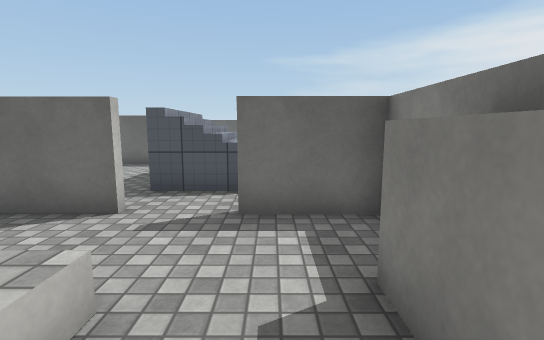
[1] (above)

23 first-person views from a walk through a scene from a Unity 3-D project. The camera is 1.4 m above the floor, tilts 8° down and sees 85° across. The floor is counted in squares, 1 m on a side. Each view is taken from the middle of a square. On the plan, view 1 faces up. The plan holds only what a view shows up to about 14 squares ahead; the rest is blank. Surface patterns are stand-ins for the level's own textures.

[2]
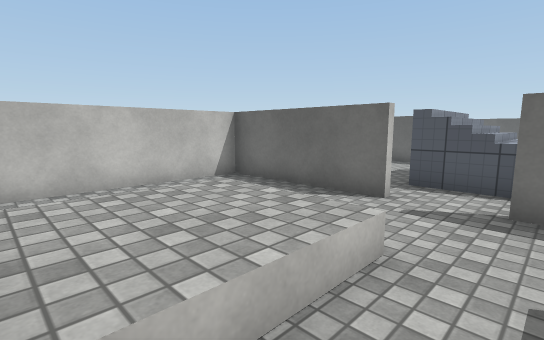

[3]
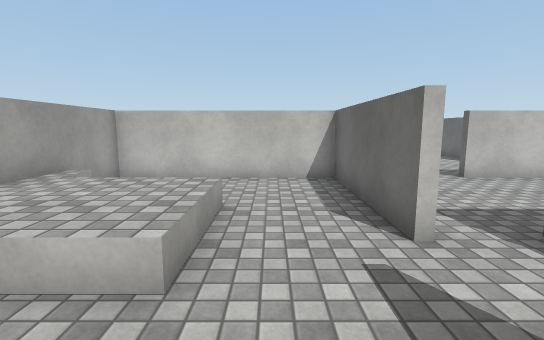

[4]
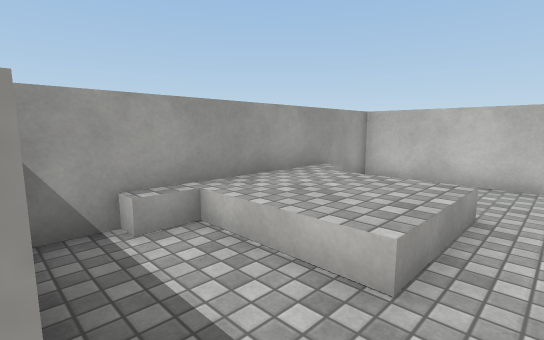

[5]
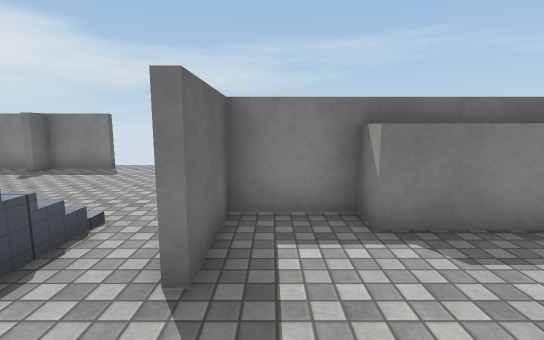

[6]
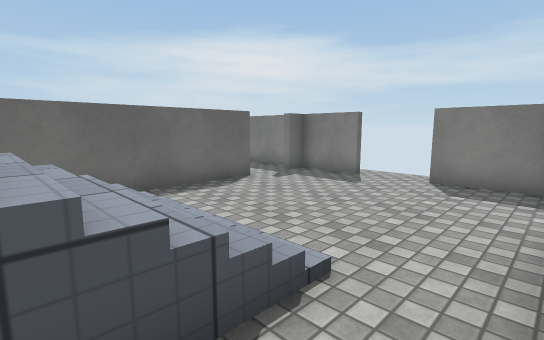

[7]
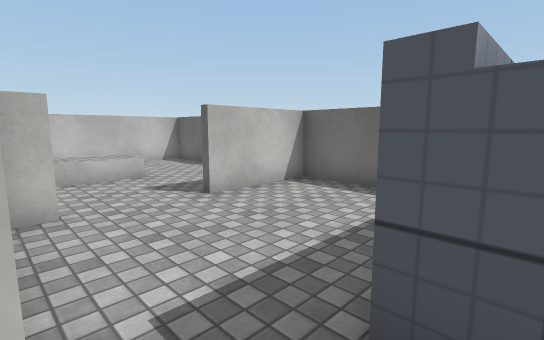

[8]
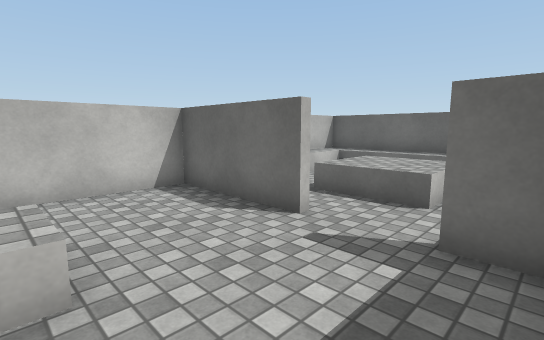

[9]
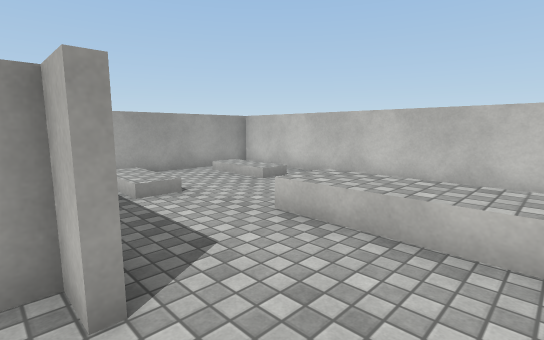

[10]
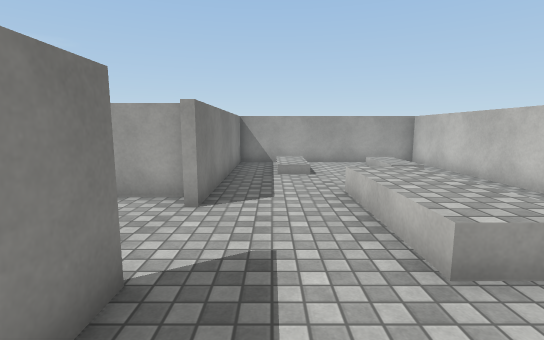

[11]
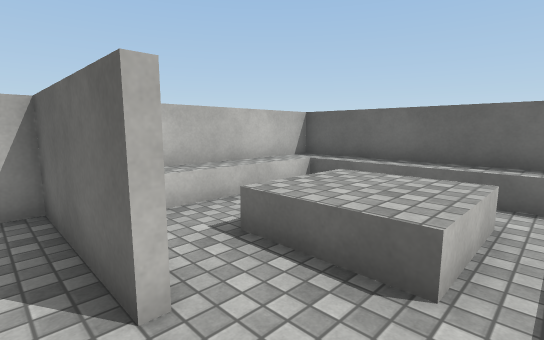

[12]
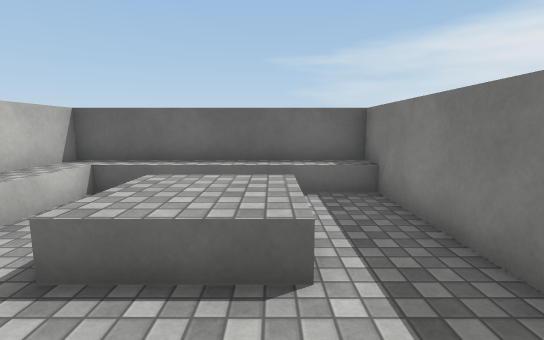

[13]
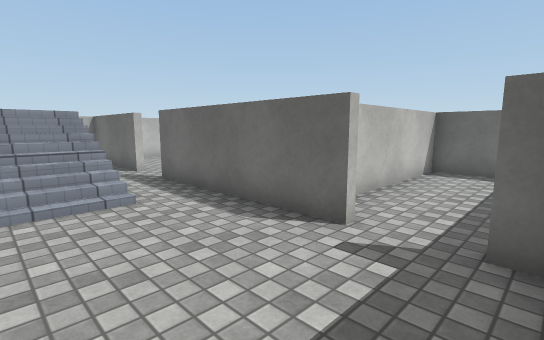

[14]
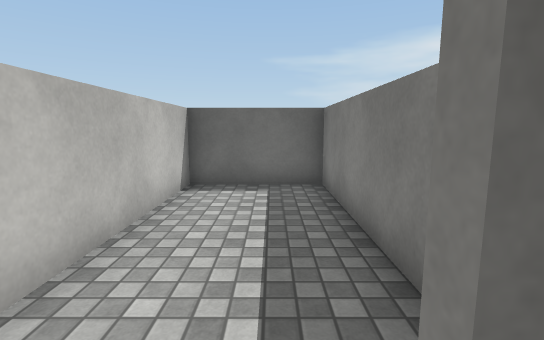

[15]
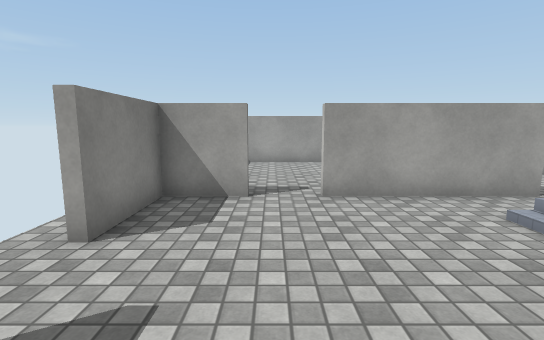

[16]
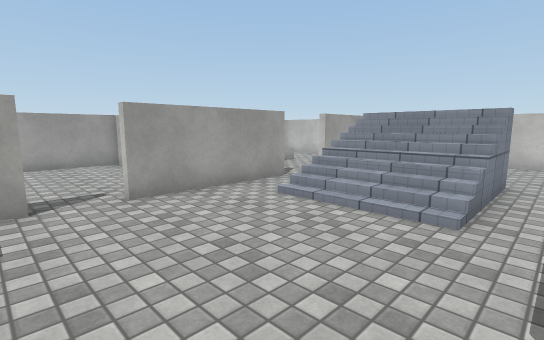

[17]
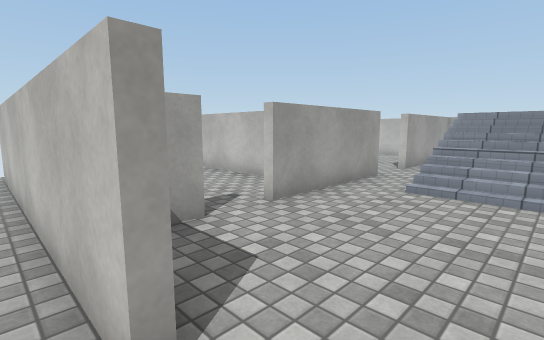

[18]
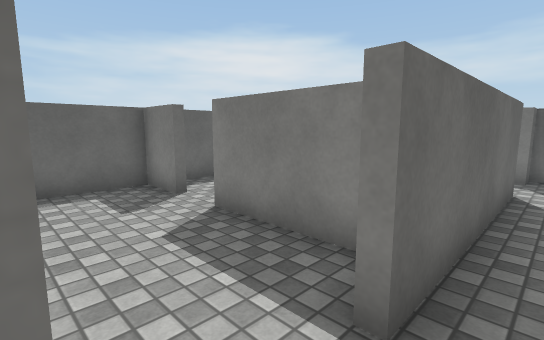

[19]
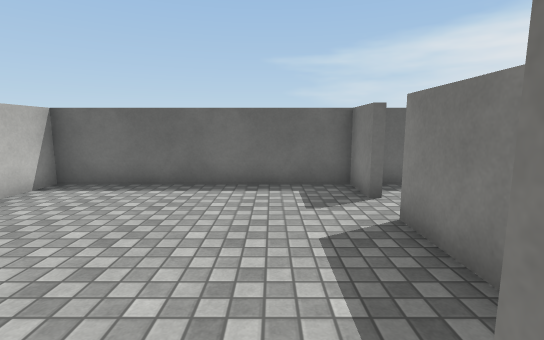

[20]
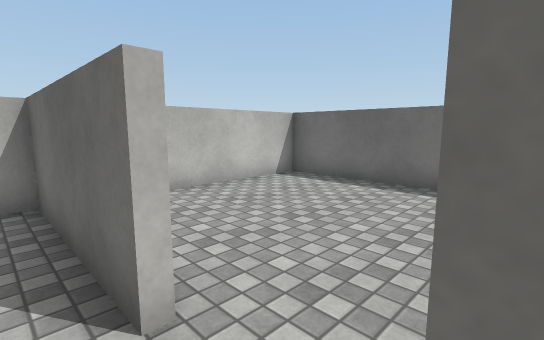

[21]
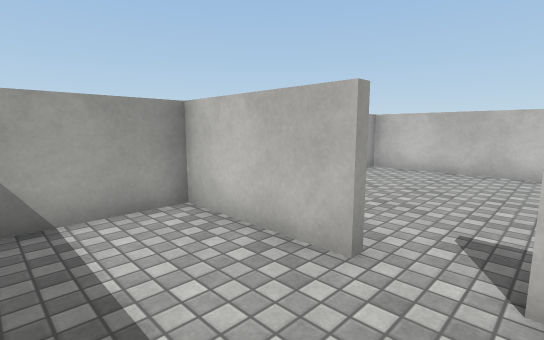

[22]
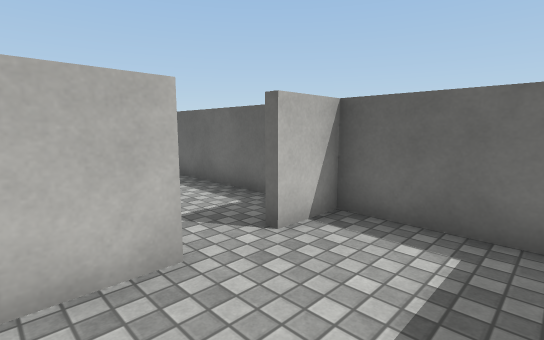

[23]
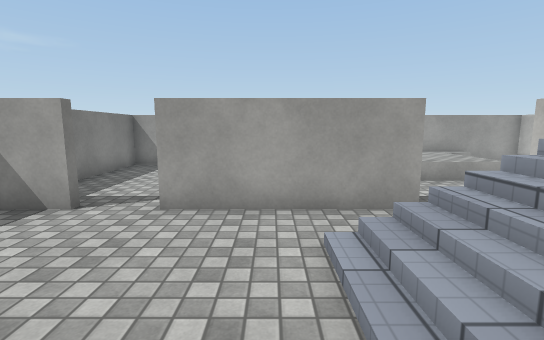

### Floor plan
Key: @ floor where view 1 was taken; # wall or solid block; . main floor; : floor 0.5 m higher than the main floor; / step, stairs or slope; = window, fence, low wall or low ledge; ^ raised ledge; O other object.
Columns run from 15 left of view 1 to 8 right of it. Each row starts with its distance up from view 1.
 18 #######################
 17 #^.....#.......#...#..#
 16 #^.^^^.#...........#..#
 15 #^.^^^.#.......#...#..#
 14 #^.^^^.#.......#...#..#
 13 #^.....#.......#...#..#
 12 ####...######.######..#
 11 #......#..............#
 10 #......#.....////.....#.
  9 #......#.... ////.......
  8 #  ^^......./////.......
  7 #  ^^.......#////.....#.
  6 #  ^^.................#.
  5 #. ^^..######..####..##.
  4 #. ....#.........#....#.
  3 #. ....#.........#....#.
  2 #......#...///..^#....#.
  1 #.O..O.#.  :::..^#....#.
  0 #.O..O.#.  :::.@^#....#.
 -1 #......#. /:::/.^#....#.
 -2  #########=====# ######.

Positions as (right, up) in squares from view 1, and headings:
1: (0, 0), facing up
2: (0, -1), facing up-left
3: (1, 3), facing left
4: (1, 3), facing down-left
5: (-3, 4), facing right
6: (-1, 5), facing up-right
7: (-2, 5), facing up-left
8: (-8, 8), facing up-left
9: (-7, 8), facing down-left
10: (-9, 11), facing down
11: (-9, 11), facing up-left
12: (-10, 11), facing up
13: (7, 8), facing up-left
14: (6, 11), facing up
15: (5, 11), facing down
16: (6, 11), facing down-left
17: (8, 9), facing down-left
18: (-3, 11), facing up-right
19: (-2, 11), facing up
20: (-1, 11), facing up-left
21: (3, 17), facing down-left
22: (3, 14), facing up-left
23: (2, 10), facing down
